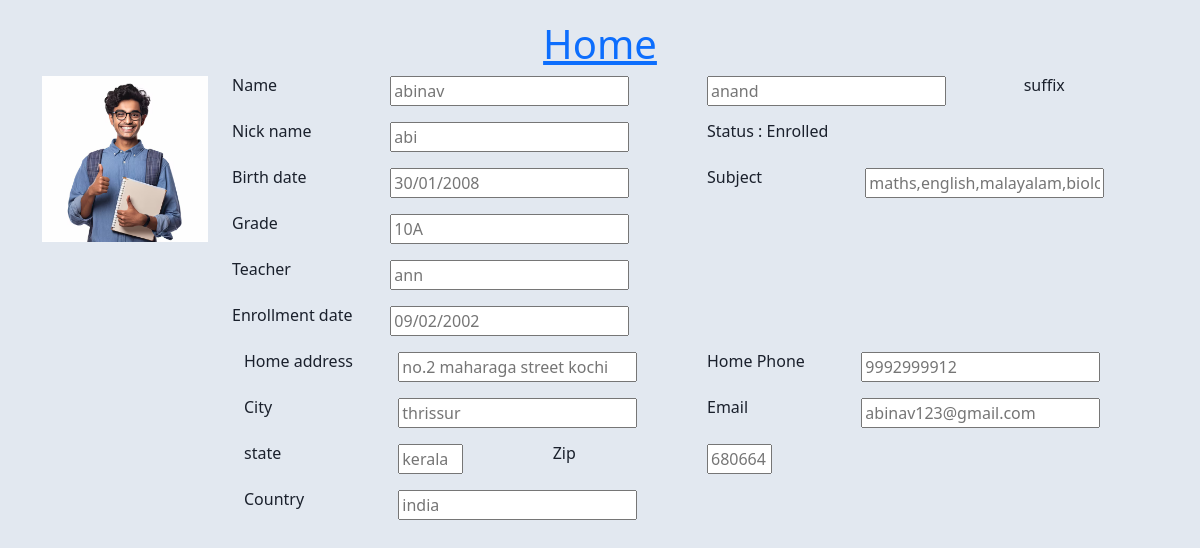
Page /details/1/ on the committed database.
### app/models.py (models this page shows)
class Student(models.Model):
    name=models.CharField(max_length=250)
    nickname=models.CharField(max_length=250)
    birthdate=models.CharField(max_length=10)
    gardion=models.CharField(max_length=250)
    gender=models.CharField(max_length=250)
    nationality=models.CharField(max_length=250)
    cls=models.CharField(max_length=250)
    address=models.CharField(max_length=550)
    phone=models.CharField(max_length=10)
    email=models.CharField(max_length=250)
    teacher=models.CharField(max_length=250)
    enrollmentdate=models.CharField(max_length=10)
    status=models.CharField(max_length=10)
    sub=models.CharField(max_length=250)
    state=models.CharField(max_length=250)
    city=models.CharField(max_length=250)
    country=models.CharField(max_length=250)
    zip=models.CharField(max_length=6)
    img=models.ImageField(upload_to='gallery')
    def __str__(self):
        return self.name

### app/views.py (the view)
# urls.py: path('details/<int:id>/', views.details, name="details"),
def details(request,id):
    student=Student.objects.get(pk=id)
    print(student)
    data={
        'data':student
    }
    return render(request,'details.html',data)

### templates/details.html (shortened to what this page needs)
{% load static %}
<!doctype html>
<html lang="en">
  <head>
    <link href="https://cdn.jsdelivr.net/npm/bootstrap@5.2.3/dist/css/bootstrap.min.css" rel="stylesheet">
    <link rel="stylesheet" href="{% static 'css/details.css' %}">
  </head>
  <body>
    <div class="container">
        <h1 class="text-center"><a href="{% url 'index'%}">Home</a></h1>
        <div class="row">
            <div class="col-lg-2">
                <img src="{{data.img.url}}" alt="" width="100%">
            </div>
            <div class="col-lg-10">
                <div class="row">
                    <div class="col-lg-6">
                        <div class="row">
                            <div class="col-lg-4">
                                <h6>Name</h6>
                            </div>
                            <div class="col-lg-8 mb-3">
                                <input type="text" placeholder="{{data.name}}">
                            </div>
                        </div>
                    </div>
                    <div class="col-lg-6">
                        <div class="row">
                            <div class="col-lg-8">
                                <input type="text" placeholder="{{data.gardion}}">
                            </div>
                            <div class="col-lg-4">
                                <h6>suffix</h6>
                            </div>
                        </div>
                    </div>
                    <div class="col-lg-6 mb-3">
                        <div class="row">
                            <div class="col-lg-4">
                                <h6>Nick name</h6>
                            </div>
                            <div class="col-lg-8">
                                <input type="text" placeholder="{{data.nickname}}">
                            </div>
                        </div>
                    </div>
                    <div class="col-lg-6">
                        <h6>Status : {{data.status}}</h6>
                    </div>
                    <div class="col-lg-6 mb-3">
                        <div class="row">
                            <div class="col-lg-4">
                                <h6>Birth date</h6>
                            </div>
                            <div class="col-lg-8">
                                <input type="text" placeholder="{{data.birthdate}}">
                            </div>
                        </div>
                    </div>
                    <div class="col-lg-6">                        <div class="row">
                        <div class="col-lg-4">
                            <h6>Subject</h6>
                        </div>
                        <div class="col-lg-8">
                            <input type="text" placeholder="{{data.sub}}">
                        </div>
                    </div>
                    </div>
                    <div class="col-lg-6 me-5">                        <div class="row">
                        <div class="col-lg-4">
                            <h6>Grade</h6>
                        </div>
                        <div class="col-lg-8 mb-3">
                            <input type="text" placeholder="{{data.cls}}">
                        </div>
                    </div>
                    </div>
                    <div class="col-lg-6 me-5 mb-3">                        <div class="row">
                        <div class="col-lg-4">
                            <h6>Teacher</h6>
                        </div>
                        <div class="col-lg-8">
                            <input type="text" placeholder="{{data.teacher}}">
                        </div>
                    </div>
                    </div>
                    <div class="col-lg-6 me-5 mb-3">                        <div class="row">
                        <div class="col-lg-4">
                            <h6>Enrollment date</h6>
                        </div>
                        <div class="col-lg-8">
                            <input type="text" placeholder="{{data.enrollmentdate}}">
                        </div>
                    </div>
                    </div>
                </div>
                <div class="container">
                    <div class="row">
                        <div class="col-lg-6 mb-3">
                            <div class="row">
                                <div class="col-lg-4">
                                    <h6>Home address</address></h6>
                                </div>
                                <div class="col-lg-8">
                                    <input type="text" placeholder="{{data.address}}">
                                </div>
                            </div>
                        </div>
                        <div class="col-lg-6 mb-3">
                            <div class="row">
                                <div class="col-lg-4">
                                    <h6>Home Phone</h6>
                                </div>
                                <div class="col-lg-8">
                                    <input type="text" placeholder="{{data.phone}}">
                                </div>
                            </div>
                        </div>
                        <div class="col-lg-6 mb-3">
                            <div class="row">
                                <div class="col-lg-4">
                                    <h6>City</h6>
                                </div>
                                <div class="col-lg-8">
                                    <input type="text" placeholder="{{data.city}}">
                                </div>
                            </div>
                        </div>
                        <div class="col-lg-6 mb-3">
                            <div class="row">
                                <div class="col-lg-4">
                                    <h6>Email</h6>
                                </div>
                                <div class="col-lg-8">
                                    <input type="text" placeholder="{{data.email}}">
                                </div>
                            </div>
                        </div>
                        <div class="col-lg-8 mb-3">
                            <div class="row">
                                <div class="col-lg-3">
                                    <h6>state</h6>
                                </div>
                                <div class="col-lg-3">
                                    <input type="text" placeholder="{{data.state}}" class="w-50">
                                </div>
                                <div class="col-lg-3 ">
                                    <h6>Zip</h6>
                                </div>
                                <div class="col-lg-3">
                                    <input type="text" placeholder="{{data.zip}}" class="w-50" >
                                </div>
                            </div>
                        </div>
                        <div class="col-lg-12 mb-3  ">
                            <div class="row">
                                <div class="col-lg-2">
                                    <h6>Country</h6>
                                </div>
                                <div class="col-lg-10">
                                    <input type="text" placeholder="{{data.country}}">
                                </div>
                            </div>
                        </div>
                    </div>
                </div>
            </div>
        </div>
    </div>
</body>
</html>

### static/css/details.css (style rules this page uses)
body { margin-top:20px; color: #1a202c; text-align: left; background-color: #e2e8f0; }
.mb-3, .my-3 { margin-bottom: 1rem!important; }

### rows in the picture
Student: img (picture), name "abinav", gardion "anand", nickname "abi", status "Enrolled", birthdate "30/01/2008", sub "maths,english,malayalam,biology", cls "10A", teacher "ann", enrollmentdate "09/02/2002", address "no.2 maharaga street kochi", phone "9992999912", city "thrissur", email "abinav123@gmail.com", state "kerala", zip "680664", country "india"
